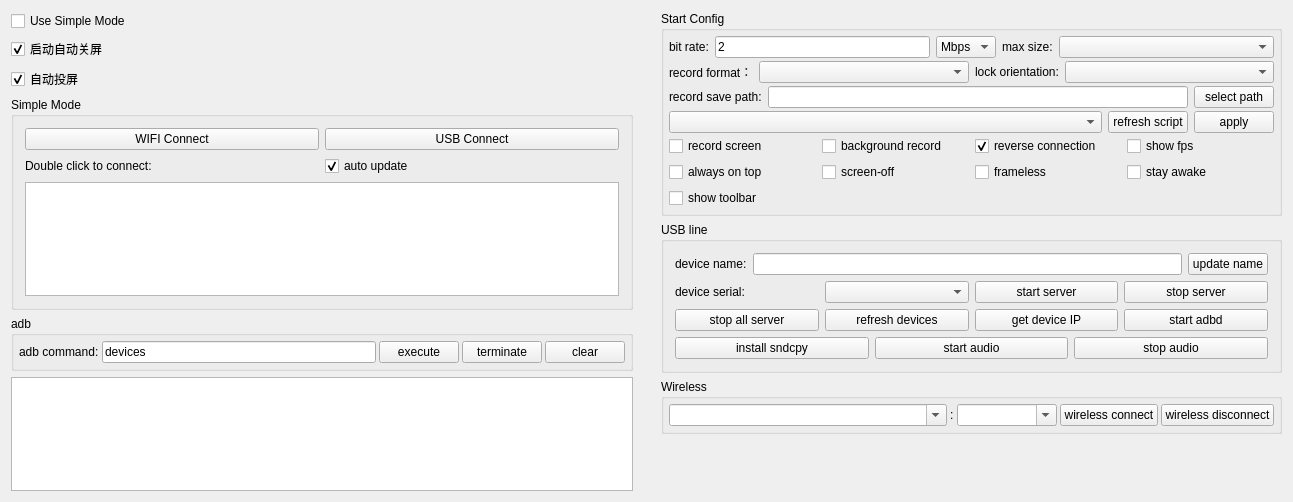
<?xml version="1.0" encoding="UTF-8"?>
<ui version="4.0">
 <class>Widget</class>
 <widget class="QWidget" name="Widget">
  <property name="geometry">
   <rect>
    <x>0</x>
    <y>0</y>
    <width>1293</width>
    <height>502</height>
   </rect>
  </property>
  <property name="windowTitle">
   <string notr="true">QtScrcpy</string>
  </property>
  <layout class="QHBoxLayout" name="horizontalLayout_11">
   <property name="leftMargin">
    <number>0</number>
   </property>
   <property name="topMargin">
    <number>0</number>
   </property>
   <property name="rightMargin">
    <number>0</number>
   </property>
   <property name="bottomMargin">
    <number>0</number>
   </property>
   <item>
    <widget class="QWidget" name="leftWidget" native="true">
     <property name="sizePolicy">
      <sizepolicy hsizetype="Preferred" vsizetype="Preferred">
       <horstretch>0</horstretch>
       <verstretch>0</verstretch>
      </sizepolicy>
     </property>
     <layout class="QVBoxLayout" name="verticalLayout_5">
      <item>
       <widget class="QCheckBox" name="useSingleModeCheck">
        <property name="sizePolicy">
         <sizepolicy hsizetype="Preferred" vsizetype="Maximum">
          <horstretch>0</horstretch>
          <verstretch>0</verstretch>
         </sizepolicy>
        </property>
        <property name="styleSheet">
         <string notr="true"/>
        </property>
        <property name="text">
         <string>Use Simple Mode</string>
        </property>
        <property name="checked">
         <bool>false</bool>
        </property>
       </widget>
      </item>
      <item>
       <widget class="QCheckBox" name="autoCloseScreenCheck">
        <property name="sizePolicy">
         <sizepolicy hsizetype="Preferred" vsizetype="Maximum">
          <horstretch>0</horstretch>
          <verstretch>0</verstretch>
         </sizepolicy>
        </property>
        <property name="text">
         <string>启动自动关屏</string>
        </property>
        <property name="checked">
         <bool>true</bool>
        </property>
       </widget>
      </item>
      <item>
       <widget class="QCheckBox" name="autoMirrorCheck">
        <property name="sizePolicy">
         <sizepolicy hsizetype="Preferred" vsizetype="Maximum">
          <horstretch>0</horstretch>
          <verstretch>0</verstretch>
         </sizepolicy>
        </property>
        <property name="text">
         <string>自动投屏</string>
        </property>
        <property name="checked">
         <bool>true</bool>
        </property>
       </widget>
      </item>
      <item>
       <widget class="QGroupBox" name="simpleGroupBox">
        <property name="sizePolicy">
         <sizepolicy hsizetype="Preferred" vsizetype="Preferred">
          <horstretch>0</horstretch>
          <verstretch>0</verstretch>
         </sizepolicy>
        </property>
        <property name="title">
         <string>Simple Mode</string>
        </property>
        <property name="checkable">
         <bool>false</bool>
        </property>
        <layout class="QVBoxLayout" name="verticalLayout_4">
         <item>
          <layout class="QHBoxLayout" name="horizontalLayout_9">
           <item>
            <widget class="QPushButton" name="wifiConnectBtn">
             <property name="sizePolicy">
              <sizepolicy hsizetype="Preferred" vsizetype="Maximum">
               <horstretch>0</horstretch>
               <verstretch>0</verstretch>
              </sizepolicy>
             </property>
             <property name="text">
              <string>WIFI Connect</string>
             </property>
            </widget>
           </item>
           <item>
            <widget class="QPushButton" name="usbConnectBtn">
             <property name="sizePolicy">
              <sizepolicy hsizetype="Preferred" vsizetype="Maximum">
               <horstretch>0</horstretch>
               <verstretch>0</verstretch>
              </sizepolicy>
             </property>
             <property name="text">
              <string>USB Connect</string>
             </property>
            </widget>
           </item>
          </layout>
         </item>
         <item>
          <layout class="QHBoxLayout" name="horizontalLayout_13">
           <property name="topMargin">
            <number>0</number>
           </property>
           <item>
            <widget class="QLabel" name="label_10">
             <property name="sizePolicy">
              <sizepolicy hsizetype="Preferred" vsizetype="Preferred">
               <horstretch>0</horstretch>
               <verstretch>0</verstretch>
              </sizepolicy>
             </property>
             <property name="text">
              <string>Double click to connect:</string>
             </property>
            </widget>
           </item>
           <item>
            <widget class="QCheckBox" name="autoUpdatecheckBox">
             <property name="sizePolicy">
              <sizepolicy hsizetype="Preferred" vsizetype="Preferred">
               <horstretch>0</horstretch>
               <verstretch>0</verstretch>
              </sizepolicy>
             </property>
             <property name="text">
              <string>auto update</string>
             </property>
             <property name="checked">
              <bool>true</bool>
             </property>
            </widget>
           </item>
          </layout>
         </item>
         <item>
          <widget class="QListWidget" name="connectedPhoneList">
           <property name="sizePolicy">
            <sizepolicy hsizetype="Preferred" vsizetype="Preferred">
             <horstretch>0</horstretch>
             <verstretch>0</verstretch>
            </sizepolicy>
           </property>
          </widget>
         </item>
        </layout>
       </widget>
      </item>
      <item>
       <widget class="QGroupBox" name="adbGroupBox">
        <property name="sizePolicy">
         <sizepolicy hsizetype="Preferred" vsizetype="Maximum">
          <horstretch>0</horstretch>
          <verstretch>0</verstretch>
         </sizepolicy>
        </property>
        <property name="title">
         <string notr="true">adb</string>
        </property>
        <layout class="QHBoxLayout" name="horizontalLayout_2">
         <property name="spacing">
          <number>3</number>
         </property>
         <property name="leftMargin">
          <number>5</number>
         </property>
         <property name="topMargin">
          <number>5</number>
         </property>
         <property name="rightMargin">
          <number>5</number>
         </property>
         <property name="bottomMargin">
          <number>5</number>
         </property>
         <item>
          <widget class="QLabel" name="label_7">
           <property name="sizePolicy">
            <sizepolicy hsizetype="Maximum" vsizetype="Preferred">
             <horstretch>0</horstretch>
             <verstretch>0</verstretch>
            </sizepolicy>
           </property>
           <property name="text">
            <string>adb command:</string>
           </property>
           <property name="buddy">
            <cstring>adbCommandEdt</cstring>
           </property>
          </widget>
         </item>
         <item>
          <widget class="QLineEdit" name="adbCommandEdt">
           <property name="sizePolicy">
            <sizepolicy hsizetype="MinimumExpanding" vsizetype="Preferred">
             <horstretch>0</horstretch>
             <verstretch>0</verstretch>
            </sizepolicy>
           </property>
           <property name="text">
            <string notr="true">devices</string>
           </property>
          </widget>
         </item>
         <item>
          <widget class="QPushButton" name="adbCommandBtn">
           <property name="sizePolicy">
            <sizepolicy hsizetype="Maximum" vsizetype="Preferred">
             <horstretch>0</horstretch>
             <verstretch>0</verstretch>
            </sizepolicy>
           </property>
           <property name="text">
            <string>execute</string>
           </property>
          </widget>
         </item>
         <item>
          <widget class="QPushButton" name="stopAdbBtn">
           <property name="sizePolicy">
            <sizepolicy hsizetype="Maximum" vsizetype="Preferred">
             <horstretch>0</horstretch>
             <verstretch>0</verstretch>
            </sizepolicy>
           </property>
           <property name="text">
            <string>terminate</string>
           </property>
          </widget>
         </item>
         <item>
          <widget class="QPushButton" name="clearOut">
           <property name="sizePolicy">
            <sizepolicy hsizetype="Maximum" vsizetype="Preferred">
             <horstretch>0</horstretch>
             <verstretch>0</verstretch>
            </sizepolicy>
           </property>
           <property name="text">
            <string>clear</string>
           </property>
          </widget>
         </item>
        </layout>
       </widget>
      </item>
      <item>
       <widget class="QTextEdit" name="outEdit">
        <property name="sizePolicy">
         <sizepolicy hsizetype="Preferred" vsizetype="Preferred">
          <horstretch>0</horstretch>
          <verstretch>0</verstretch>
         </sizepolicy>
        </property>
        <property name="focusPolicy">
         <enum>Qt::NoFocus</enum>
        </property>
        <property name="documentTitle">
         <string/>
        </property>
        <property name="readOnly">
         <bool>true</bool>
        </property>
       </widget>
      </item>
     </layout>
    </widget>
   </item>
   <item>
    <widget class="QWidget" name="rightWidget" native="true">
     <property name="sizePolicy">
      <sizepolicy hsizetype="MinimumExpanding" vsizetype="Preferred">
       <horstretch>0</horstretch>
       <verstretch>0</verstretch>
      </sizepolicy>
     </property>
     <layout class="QVBoxLayout" name="verticalLayout_6">
      <item>
       <widget class="QGroupBox" name="configGroupBox">
        <property name="sizePolicy">
         <sizepolicy hsizetype="Preferred" vsizetype="Preferred">
          <horstretch>0</horstretch>
          <verstretch>0</verstretch>
         </sizepolicy>
        </property>
        <property name="title">
         <string>Start Config</string>
        </property>
        <layout class="QVBoxLayout" name="verticalLayout_3">
         <property name="spacing">
          <number>3</number>
         </property>
         <property name="leftMargin">
          <number>5</number>
         </property>
         <property name="topMargin">
          <number>5</number>
         </property>
         <property name="rightMargin">
          <number>5</number>
         </property>
         <property name="bottomMargin">
          <number>5</number>
         </property>
         <item>
          <widget class="QWidget" name="configWidget1" native="true">
           <property name="sizePolicy">
            <sizepolicy hsizetype="Preferred" vsizetype="Preferred">
             <horstretch>0</horstretch>
             <verstretch>0</verstretch>
            </sizepolicy>
           </property>
           <layout class="QHBoxLayout" name="horizontalLayout_5">
            <property name="leftMargin">
             <number>0</number>
            </property>
            <property name="topMargin">
             <number>0</number>
            </property>
            <property name="rightMargin">
             <number>0</number>
            </property>
            <property name="bottomMargin">
             <number>0</number>
            </property>
            <item>
             <widget class="QLabel" name="label_3">
              <property name="sizePolicy">
               <sizepolicy hsizetype="Maximum" vsizetype="Preferred">
                <horstretch>0</horstretch>
                <verstretch>0</verstretch>
               </sizepolicy>
              </property>
              <property name="text">
               <string>bit rate:</string>
              </property>
             </widget>
            </item>
            <item>
             <widget class="QLineEdit" name="bitRateEdit">
              <property name="sizePolicy">
               <sizepolicy hsizetype="Preferred" vsizetype="Preferred">
                <horstretch>0</horstretch>
                <verstretch>0</verstretch>
               </sizepolicy>
              </property>
              <property name="text">
               <string notr="true">2</string>
              </property>
             </widget>
            </item>
            <item>
             <widget class="QComboBox" name="bitRateBox">
              <property name="sizePolicy">
               <sizepolicy hsizetype="Maximum" vsizetype="Preferred">
                <horstretch>0</horstretch>
                <verstretch>0</verstretch>
               </sizepolicy>
              </property>
              <property name="toolTip">
               <string/>
              </property>
              <property name="currentText">
               <string notr="true">Mbps</string>
              </property>
              <item>
               <property name="text">
                <string notr="true">Mbps</string>
               </property>
              </item>
              <item>
               <property name="text">
                <string notr="true">Kbps</string>
               </property>
              </item>
             </widget>
            </item>
            <item>
             <widget class="QLabel" name="label_4">
              <property name="sizePolicy">
               <sizepolicy hsizetype="Maximum" vsizetype="Preferred">
                <horstretch>0</horstretch>
                <verstretch>0</verstretch>
               </sizepolicy>
              </property>
              <property name="text">
               <string>max size:</string>
              </property>
             </widget>
            </item>
            <item>
             <widget class="QComboBox" name="maxSizeBox">
              <property name="sizePolicy">
               <sizepolicy hsizetype="Preferred" vsizetype="Preferred">
                <horstretch>0</horstretch>
                <verstretch>0</verstretch>
               </sizepolicy>
              </property>
              <property name="toolTip">
               <string/>
              </property>
             </widget>
            </item>
           </layout>
          </widget>
         </item>
         <item>
          <widget class="QWidget" name="configWidget5" native="true">
           <property name="sizePolicy">
            <sizepolicy hsizetype="Preferred" vsizetype="Preferred">
             <horstretch>0</horstretch>
             <verstretch>0</verstretch>
            </sizepolicy>
           </property>
           <layout class="QHBoxLayout" name="horizontalLayout_7">
            <property name="leftMargin">
             <number>0</number>
            </property>
            <property name="topMargin">
             <number>0</number>
            </property>
            <property name="rightMargin">
             <number>0</number>
            </property>
            <property name="bottomMargin">
             <number>0</number>
            </property>
            <item>
             <widget class="QLabel" name="label_6">
              <property name="sizePolicy">
               <sizepolicy hsizetype="Maximum" vsizetype="Preferred">
                <horstretch>0</horstretch>
                <verstretch>0</verstretch>
               </sizepolicy>
              </property>
              <property name="text">
               <string>record format：</string>
              </property>
             </widget>
            </item>
            <item>
             <widget class="QComboBox" name="formatBox">
              <property name="sizePolicy">
               <sizepolicy hsizetype="Preferred" vsizetype="Preferred">
                <horstretch>0</horstretch>
                <verstretch>0</verstretch>
               </sizepolicy>
              </property>
             </widget>
            </item>
            <item>
             <widget class="QLabel" name="label_8">
              <property name="sizePolicy">
               <sizepolicy hsizetype="Maximum" vsizetype="Preferred">
                <horstretch>0</horstretch>
                <verstretch>0</verstretch>
               </sizepolicy>
              </property>
              <property name="text">
               <string>lock orientation:</string>
              </property>
             </widget>
            </item>
            <item>
             <widget class="QComboBox" name="lockOrientationBox">
              <property name="sizePolicy">
               <sizepolicy hsizetype="Preferred" vsizetype="Preferred">
                <horstretch>0</horstretch>
                <verstretch>0</verstretch>
               </sizepolicy>
              </property>
             </widget>
            </item>
           </layout>
          </widget>
         </item>
         <item>
          <widget class="QWidget" name="configWidget2" native="true">
           <property name="sizePolicy">
            <sizepolicy hsizetype="Preferred" vsizetype="Preferred">
             <horstretch>0</horstretch>
             <verstretch>0</verstretch>
            </sizepolicy>
           </property>
           <layout class="QHBoxLayout" name="horizontalLayout_6">
            <property name="leftMargin">
             <number>0</number>
            </property>
            <property name="topMargin">
             <number>0</number>
            </property>
            <property name="rightMargin">
             <number>0</number>
            </property>
            <property name="bottomMargin">
             <number>0</number>
            </property>
            <item>
             <widget class="QLabel" name="label_5">
              <property name="sizePolicy">
               <sizepolicy hsizetype="Preferred" vsizetype="Preferred">
                <horstretch>0</horstretch>
                <verstretch>0</verstretch>
               </sizepolicy>
              </property>
              <property name="text">
               <string>record save path:</string>
              </property>
              <property name="buddy">
               <cstring>recordPathEdt</cstring>
              </property>
             </widget>
            </item>
            <item>
             <widget class="QLineEdit" name="recordPathEdt">
              <property name="sizePolicy">
               <sizepolicy hsizetype="MinimumExpanding" vsizetype="Preferred">
                <horstretch>0</horstretch>
                <verstretch>0</verstretch>
               </sizepolicy>
              </property>
              <property name="readOnly">
               <bool>true</bool>
              </property>
             </widget>
            </item>
            <item>
             <widget class="QPushButton" name="selectRecordPathBtn">
              <property name="sizePolicy">
               <sizepolicy hsizetype="Preferred" vsizetype="Preferred">
                <horstretch>0</horstretch>
                <verstretch>0</verstretch>
               </sizepolicy>
              </property>
              <property name="text">
               <string>select path</string>
              </property>
              <property name="autoDefault">
               <bool>false</bool>
              </property>
             </widget>
            </item>
           </layout>
          </widget>
         </item>
         <item>
          <widget class="QWidget" name="configWidget4" native="true">
           <property name="sizePolicy">
            <sizepolicy hsizetype="Preferred" vsizetype="Preferred">
             <horstretch>0</horstretch>
             <verstretch>0</verstretch>
            </sizepolicy>
           </property>
           <layout class="QHBoxLayout" name="horizontalLayout_8">
            <property name="leftMargin">
             <number>0</number>
            </property>
            <property name="topMargin">
             <number>0</number>
            </property>
            <property name="rightMargin">
             <number>0</number>
            </property>
            <property name="bottomMargin">
             <number>0</number>
            </property>
            <item>
             <widget class="QComboBox" name="gameBox">
              <property name="sizePolicy">
               <sizepolicy hsizetype="MinimumExpanding" vsizetype="Preferred">
                <horstretch>0</horstretch>
                <verstretch>0</verstretch>
               </sizepolicy>
              </property>
             </widget>
            </item>
            <item>
             <widget class="QPushButton" name="refreshGameScriptBtn">
              <property name="sizePolicy">
               <sizepolicy hsizetype="Preferred" vsizetype="Preferred">
                <horstretch>0</horstretch>
                <verstretch>0</verstretch>
               </sizepolicy>
              </property>
              <property name="text">
               <string>refresh script</string>
              </property>
             </widget>
            </item>
            <item>
             <widget class="QPushButton" name="applyScriptBtn">
              <property name="sizePolicy">
               <sizepolicy hsizetype="Preferred" vsizetype="Preferred">
                <horstretch>0</horstretch>
                <verstretch>0</verstretch>
               </sizepolicy>
              </property>
              <property name="text">
               <string>apply</string>
              </property>
             </widget>
            </item>
           </layout>
          </widget>
         </item>
         <item>
          <widget class="QWidget" name="configWidget3" native="true">
           <property name="sizePolicy">
            <sizepolicy hsizetype="Preferred" vsizetype="Preferred">
             <horstretch>0</horstretch>
             <verstretch>0</verstretch>
            </sizepolicy>
           </property>
           <layout class="QGridLayout" name="gridLayout">
            <property name="leftMargin">
             <number>0</number>
            </property>
            <property name="topMargin">
             <number>0</number>
            </property>
            <property name="rightMargin">
             <number>0</number>
            </property>
            <property name="bottomMargin">
             <number>0</number>
            </property>
            <item row="0" column="4">
             <widget class="QCheckBox" name="fpsCheck">
              <property name="sizePolicy">
               <sizepolicy hsizetype="Preferred" vsizetype="Preferred">
                <horstretch>0</horstretch>
                <verstretch>0</verstretch>
               </sizepolicy>
              </property>
              <property name="text">
               <string>show fps</string>
              </property>
             </widget>
            </item>
            <item row="0" column="1">
             <widget class="QCheckBox" name="notDisplayCheck">
              <property name="sizePolicy">
               <sizepolicy hsizetype="Preferred" vsizetype="Preferred">
                <horstretch>0</horstretch>
                <verstretch>0</verstretch>
               </sizepolicy>
              </property>
              <property name="text">
               <string>background record</string>
              </property>
              <property name="checkable">
               <bool>false</bool>
              </property>
             </widget>
            </item>
            <item row="1" column="0">
             <widget class="QCheckBox" name="alwaysTopCheck">
              <property name="sizePolicy">
               <sizepolicy hsizetype="Preferred" vsizetype="Preferred">
                <horstretch>0</horstretch>
                <verstretch>0</verstretch>
               </sizepolicy>
              </property>
              <property name="text">
               <string>always on top</string>
              </property>
              <property name="checked">
               <bool>false</bool>
              </property>
             </widget>
            </item>
            <item row="0" column="0">
             <widget class="QCheckBox" name="recordScreenCheck">
              <property name="sizePolicy">
               <sizepolicy hsizetype="Preferred" vsizetype="Preferred">
                <horstretch>0</horstretch>
                <verstretch>0</verstretch>
               </sizepolicy>
              </property>
              <property name="text">
               <string>record screen</string>
              </property>
             </widget>
            </item>
            <item row="0" column="3">
             <widget class="QCheckBox" name="useReverseCheck">
              <property name="sizePolicy">
               <sizepolicy hsizetype="Preferred" vsizetype="Preferred">
                <horstretch>0</horstretch>
                <verstretch>0</verstretch>
               </sizepolicy>
              </property>
              <property name="text">
               <string>reverse connection</string>
              </property>
              <property name="checked">
               <bool>true</bool>
              </property>
             </widget>
            </item>
            <item row="1" column="1">
             <widget class="QCheckBox" name="closeScreenCheck">
              <property name="sizePolicy">
               <sizepolicy hsizetype="Preferred" vsizetype="Preferred">
                <horstretch>0</horstretch>
                <verstretch>0</verstretch>
               </sizepolicy>
              </property>
              <property name="text">
               <string>screen-off</string>
              </property>
             </widget>
            </item>
            <item row="1" column="3">
             <widget class="QCheckBox" name="framelessCheck">
              <property name="sizePolicy">
               <sizepolicy hsizetype="Preferred" vsizetype="Preferred">
                <horstretch>0</horstretch>
                <verstretch>0</verstretch>
               </sizepolicy>
              </property>
              <property name="text">
               <string>frameless</string>
              </property>
             </widget>
            </item>
            <item row="1" column="4">
             <widget class="QCheckBox" name="stayAwakeCheck">
              <property name="sizePolicy">
               <sizepolicy hsizetype="Preferred" vsizetype="Preferred">
                <horstretch>0</horstretch>
                <verstretch>0</verstretch>
               </sizepolicy>
              </property>
              <property name="text">
               <string>stay awake</string>
              </property>
             </widget>
            </item>
            <item row="2" column="0">
             <widget class="QCheckBox" name="showToolbar">
              <property name="text">
               <string>show toolbar</string>
              </property>
             </widget>
            </item>
           </layout>
          </widget>
         </item>
        </layout>
       </widget>
      </item>
      <item>
       <widget class="QGroupBox" name="usbGroupBox">
        <property name="sizePolicy">
         <sizepolicy hsizetype="Preferred" vsizetype="Preferred">
          <horstretch>0</horstretch>
          <verstretch>0</verstretch>
         </sizepolicy>
        </property>
        <property name="title">
         <string>USB line</string>
        </property>
        <layout class="QVBoxLayout" name="verticalLayout">
         <item>
          <layout class="QHBoxLayout" name="horizontalLayout_10">
           <item>
            <widget class="QLabel" name="label_9">
             <property name="sizePolicy">
              <sizepolicy hsizetype="Preferred" vsizetype="Preferred">
               <horstretch>0</horstretch>
               <verstretch>0</verstretch>
              </sizepolicy>
             </property>
             <property name="text">
              <string>device name:</string>
             </property>
            </widget>
           </item>
           <item>
            <widget class="QLineEdit" name="userNameEdt">
             <property name="sizePolicy">
              <sizepolicy hsizetype="MinimumExpanding" vsizetype="Preferred">
               <horstretch>0</horstretch>
               <verstretch>0</verstretch>
              </sizepolicy>
             </property>
            </widget>
           </item>
           <item>
            <widget class="QPushButton" name="updateNameBtn">
             <property name="sizePolicy">
              <sizepolicy hsizetype="Preferred" vsizetype="Preferred">
               <horstretch>0</horstretch>
               <verstretch>0</verstretch>
              </sizepolicy>
             </property>
             <property name="text">
              <string>update name</string>
             </property>
             <property name="autoDefault">
              <bool>false</bool>
             </property>
            </widget>
           </item>
          </layout>
         </item>
         <item>
          <widget class="QWidget" name="usbWidget1" native="true">
           <property name="sizePolicy">
            <sizepolicy hsizetype="Preferred" vsizetype="Preferred">
             <horstretch>0</horstretch>
             <verstretch>0</verstretch>
            </sizepolicy>
           </property>
           <layout class="QHBoxLayout" name="horizontalLayout_3">
            <property name="leftMargin">
             <number>0</number>
            </property>
            <property name="topMargin">
             <number>0</number>
            </property>
            <property name="rightMargin">
             <number>0</number>
            </property>
            <property name="bottomMargin">
             <number>0</number>
            </property>
            <item>
             <widget class="QLabel" name="label_2">
              <property name="sizePolicy">
               <sizepolicy hsizetype="Preferred" vsizetype="Preferred">
                <horstretch>0</horstretch>
                <verstretch>0</verstretch>
               </sizepolicy>
              </property>
              <property name="text">
               <string>device serial:</string>
              </property>
             </widget>
            </item>
            <item>
             <widget class="QComboBox" name="serialBox">
              <property name="sizePolicy">
               <sizepolicy hsizetype="Preferred" vsizetype="Preferred">
                <horstretch>0</horstretch>
                <verstretch>0</verstretch>
               </sizepolicy>
              </property>
             </widget>
            </item>
            <item>
             <widget class="QPushButton" name="startServerBtn">
              <property name="sizePolicy">
               <sizepolicy hsizetype="Preferred" vsizetype="Preferred">
                <horstretch>0</horstretch>
                <verstretch>0</verstretch>
               </sizepolicy>
              </property>
              <property name="text">
               <string>start server</string>
              </property>
              <property name="autoDefault">
               <bool>false</bool>
              </property>
             </widget>
            </item>
            <item>
             <widget class="QPushButton" name="stopServerBtn">
              <property name="sizePolicy">
               <sizepolicy hsizetype="Preferred" vsizetype="Preferred">
                <horstretch>0</horstretch>
                <verstretch>0</verstretch>
               </sizepolicy>
              </property>
              <property name="text">
               <string>stop server</string>
              </property>
              <property name="autoDefault">
               <bool>false</bool>
              </property>
             </widget>
            </item>
           </layout>
          </widget>
         </item>
         <item>
          <widget class="QWidget" name="usbWidget2" native="true">
           <property name="sizePolicy">
            <sizepolicy hsizetype="Preferred" vsizetype="Preferred">
             <horstretch>0</horstretch>
             <verstretch>0</verstretch>
            </sizepolicy>
           </property>
           <layout class="QHBoxLayout" name="horizontalLayout_4">
            <property name="leftMargin">
             <number>0</number>
            </property>
            <property name="topMargin">
             <number>0</number>
            </property>
            <property name="rightMargin">
             <number>0</number>
            </property>
            <property name="bottomMargin">
             <number>0</number>
            </property>
            <item>
             <widget class="QPushButton" name="stopAllServerBtn">
              <property name="sizePolicy">
               <sizepolicy hsizetype="Preferred" vsizetype="Preferred">
                <horstretch>0</horstretch>
                <verstretch>0</verstretch>
               </sizepolicy>
              </property>
              <property name="text">
               <string>stop all server</string>
              </property>
             </widget>
            </item>
            <item>
             <widget class="QPushButton" name="updateDevice">
              <property name="sizePolicy">
               <sizepolicy hsizetype="Preferred" vsizetype="Preferred">
                <horstretch>0</horstretch>
                <verstretch>0</verstretch>
               </sizepolicy>
              </property>
              <property name="text">
               <string>refresh devices</string>
              </property>
              <property name="autoDefault">
               <bool>false</bool>
              </property>
             </widget>
            </item>
            <item>
             <widget class="QPushButton" name="getIPBtn">
              <property name="sizePolicy">
               <sizepolicy hsizetype="Preferred" vsizetype="Preferred">
                <horstretch>0</horstretch>
                <verstretch>0</verstretch>
               </sizepolicy>
              </property>
              <property name="text">
               <string>get device IP</string>
              </property>
              <property name="autoDefault">
               <bool>false</bool>
              </property>
             </widget>
            </item>
            <item>
             <widget class="QPushButton" name="startAdbdBtn">
              <property name="sizePolicy">
               <sizepolicy hsizetype="Preferred" vsizetype="Preferred">
                <horstretch>0</horstretch>
                <verstretch>0</verstretch>
               </sizepolicy>
              </property>
              <property name="text">
               <string>start adbd</string>
              </property>
              <property name="autoDefault">
               <bool>false</bool>
              </property>
             </widget>
            </item>
           </layout>
          </widget>
         </item>
         <item>
          <widget class="QWidget" name="usbWidget3" native="true">
           <layout class="QHBoxLayout" name="horizontalLayout_12">
            <property name="leftMargin">
             <number>0</number>
            </property>
            <property name="topMargin">
             <number>0</number>
            </property>
            <property name="rightMargin">
             <number>0</number>
            </property>
            <property name="bottomMargin">
             <number>0</number>
            </property>
            <item>
             <widget class="QPushButton" name="installSndcpyBtn">
              <property name="sizePolicy">
               <sizepolicy hsizetype="Preferred" vsizetype="Preferred">
                <horstretch>0</horstretch>
                <verstretch>0</verstretch>
               </sizepolicy>
              </property>
              <property name="text">
               <string>install sndcpy</string>
              </property>
             </widget>
            </item>
            <item>
             <widget class="QPushButton" name="startAudioBtn">
              <property name="sizePolicy">
               <sizepolicy hsizetype="Preferred" vsizetype="Preferred">
                <horstretch>0</horstretch>
                <verstretch>0</verstretch>
               </sizepolicy>
              </property>
              <property name="text">
               <string>start audio</string>
              </property>
             </widget>
            </item>
            <item>
             <widget class="QPushButton" name="stopAudioBtn">
              <property name="sizePolicy">
               <sizepolicy hsizetype="Preferred" vsizetype="Preferred">
                <horstretch>0</horstretch>
                <verstretch>0</verstretch>
               </sizepolicy>
              </property>
              <property name="text">
               <string>stop audio</string>
              </property>
             </widget>
            </item>
           </layout>
          </widget>
         </item>
        </layout>
       </widget>
      </item>
      <item>
       <widget class="QGroupBox" name="wirelessGroupBox">
        <property name="sizePolicy">
         <sizepolicy hsizetype="Preferred" vsizetype="Preferred">
          <horstretch>0</horstretch>
          <verstretch>0</verstretch>
         </sizepolicy>
        </property>
        <property name="title">
         <string>Wireless</string>
        </property>
        <layout class="QHBoxLayout" name="horizontalLayout">
         <property name="spacing">
          <number>3</number>
         </property>
         <property name="leftMargin">
          <number>5</number>
         </property>
         <property name="topMargin">
          <number>5</number>
         </property>
         <property name="rightMargin">
          <number>5</number>
         </property>
         <property name="bottomMargin">
          <number>5</number>
         </property>
         <item>
          <widget class="QComboBox" name="deviceIpEdt">
           <property name="sizePolicy">
            <sizepolicy hsizetype="MinimumExpanding" vsizetype="Preferred">
             <horstretch>0</horstretch>
             <verstretch>0</verstretch>
            </sizepolicy>
           </property>
           <property name="minimumSize">
            <size>
             <width>200</width>
             <height>0</height>
            </size>
           </property>
           <property name="editable">
            <bool>true</bool>
           </property>
           <property name="currentText">
            <string/>
           </property>
          </widget>
         </item>
         <item>
          <widget class="QLabel" name="label">
           <property name="sizePolicy">
            <sizepolicy hsizetype="Maximum" vsizetype="Preferred">
             <horstretch>0</horstretch>
             <verstretch>0</verstretch>
            </sizepolicy>
           </property>
           <property name="text">
            <string notr="true">:</string>
           </property>
          </widget>
         </item>
         <item>
          <widget class="QComboBox" name="devicePortEdt">
           <property name="sizePolicy">
            <sizepolicy hsizetype="Maximum" vsizetype="Preferred">
             <horstretch>0</horstretch>
             <verstretch>0</verstretch>
            </sizepolicy>
           </property>
           <property name="minimumSize">
            <size>
             <width>100</width>
             <height>0</height>
            </size>
           </property>
           <property name="editable">
            <bool>true</bool>
           </property>
           <property name="currentText">
            <string/>
           </property>
          </widget>
         </item>
         <item>
          <widget class="QPushButton" name="wirelessConnectBtn">
           <property name="sizePolicy">
            <sizepolicy hsizetype="Preferred" vsizetype="Preferred">
             <horstretch>0</horstretch>
             <verstretch>0</verstretch>
            </sizepolicy>
           </property>
           <property name="text">
            <string>wireless connect</string>
           </property>
           <property name="autoDefault">
            <bool>false</bool>
           </property>
          </widget>
         </item>
         <item>
          <widget class="QPushButton" name="wirelessDisConnectBtn">
           <property name="sizePolicy">
            <sizepolicy hsizetype="Preferred" vsizetype="Preferred">
             <horstretch>0</horstretch>
             <verstretch>0</verstretch>
            </sizepolicy>
           </property>
           <property name="text">
            <string>wireless disconnect</string>
           </property>
           <property name="autoDefault">
            <bool>false</bool>
           </property>
          </widget>
         </item>
        </layout>
       </widget>
      </item>
      <item>
       <spacer name="verticalSpacer">
        <property name="sizePolicy">
         <sizepolicy hsizetype="Minimum" vsizetype="Expanding">
          <horstretch>0</horstretch>
          <verstretch>0</verstretch>
         </sizepolicy>
        </property>
        <property name="orientation">
         <enum>Qt::Vertical</enum>
        </property>
        <property name="sizeType">
         <enum>QSizePolicy::Expanding</enum>
        </property>
        <property name="sizeHint" stdset="0">
         <size>
          <width>40</width>
          <height>20</height>
         </size>
        </property>
       </spacer>
      </item>
     </layout>
    </widget>
   </item>
  </layout>
 </widget>
 <layoutdefault spacing="6" margin="11"/>
 <tabstops>
  <tabstop>deviceIpEdt</tabstop>
  <tabstop>devicePortEdt</tabstop>
  <tabstop>wirelessConnectBtn</tabstop>
  <tabstop>wirelessDisConnectBtn</tabstop>
  <tabstop>adbCommandEdt</tabstop>
  <tabstop>adbCommandBtn</tabstop>
  <tabstop>stopAdbBtn</tabstop>
  <tabstop>clearOut</tabstop>
 </tabstops>
 <resources/>
 <connections/>
</ui>
